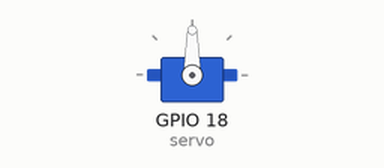
Recording of a program running on a simulated Raspberry Pi (BCM pin numbers). Shown: servo. Servo angles are drawn from the pulse width (0.5 ms = 0°, 2.5 ms = 180°); what the program prints to the terminal is not drawn. At 10.0 s the program stops and its outputs stay as they are.

Above: at 0.05 s.
At 2.0 s:
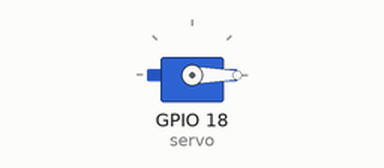
Timing chart, 0 to 4.6 s (numbered marks = the images above):
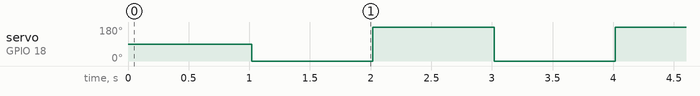

Measured:
- by itself, servo on GPIO 18 (servo): repeats every 2.0 s: 180° 1.0 s, 0° 1.0 s

The program:

auto_servo.py
```python
#sudo pigpiod
import subprocess
subprocess.check_output(["sudo", "pigpiod", "params"])
import RPi.GPIO as GPIO
import pigpio
import time

servo = 18
# gpio 18 is pin 6, a pwm type
pwm = pigpio.pi()
pwm.set_mode(servo, pigpio.OUTPUT)

pwm.set_PWM_frequency( servo, 50 )

print('90 degrees')
pwm.set_servo_pulsewidth( servo, 1500 ) ;
time.sleep( 1 )

for i in range(8):
    if i%2==0:
        ang=0
    else:
        ang=180

    pulse=500+(100/9)*ang
    pwm.set_servo_pulsewidth( servo, pulse ) ;
    time.sleep( 1 )

pwm.set_servo_pulsewidth( servo, 1500 ) ;
time.sleep( 1 )
pwm.set_PWM_dutycycle( servo, 0 )
pwm.set_PWM_frequency( servo, 0 )
print('bye')
exit()
```
